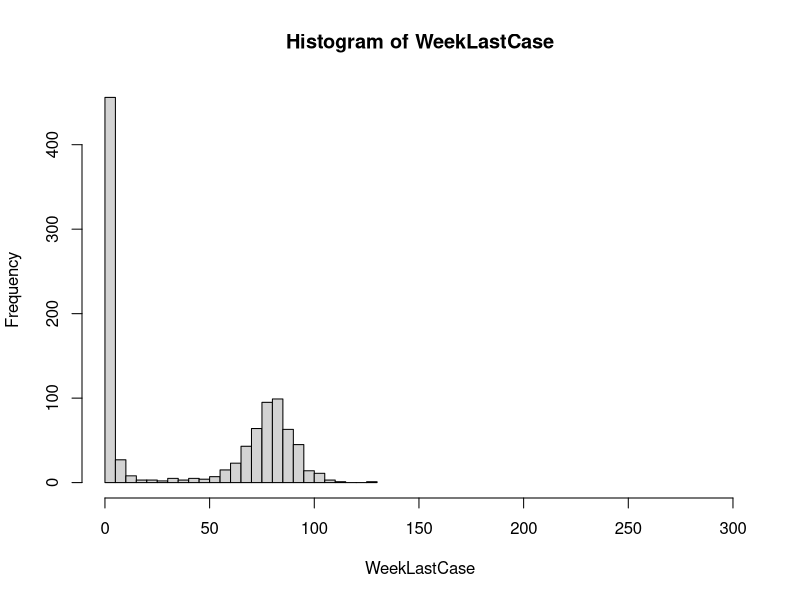
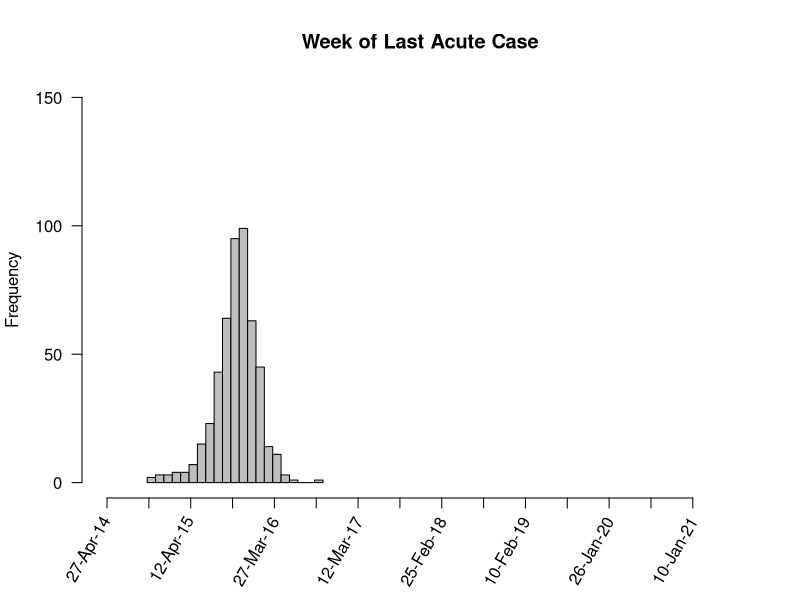
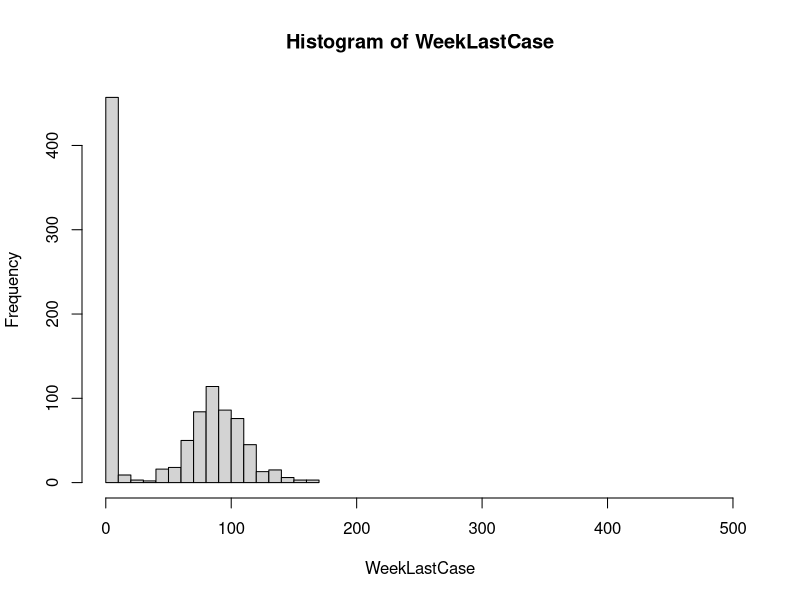
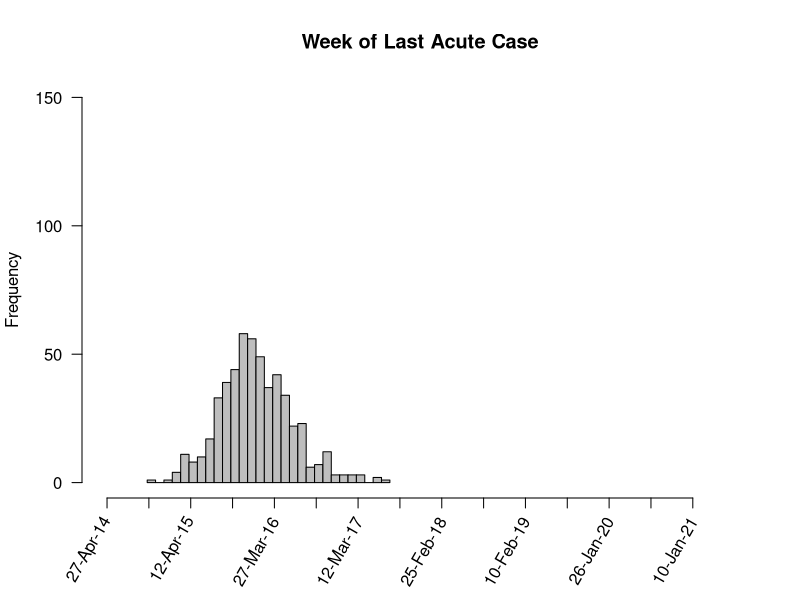
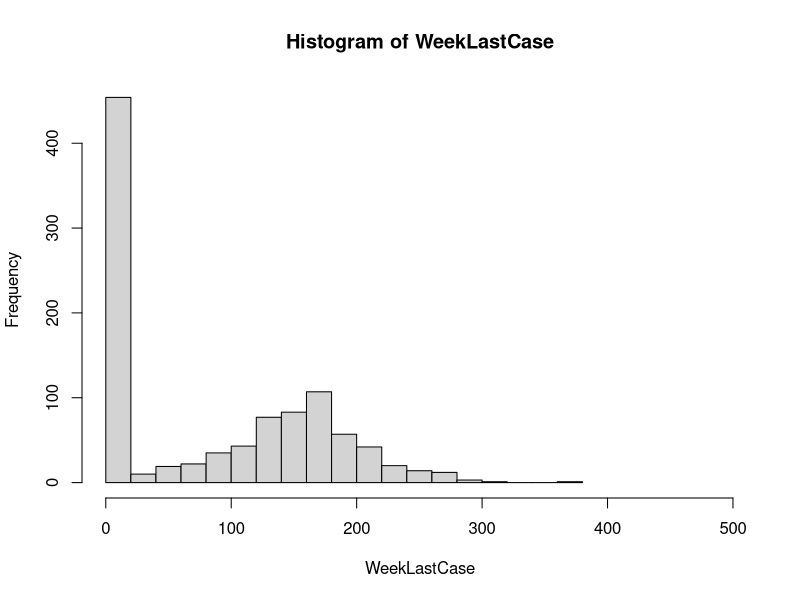
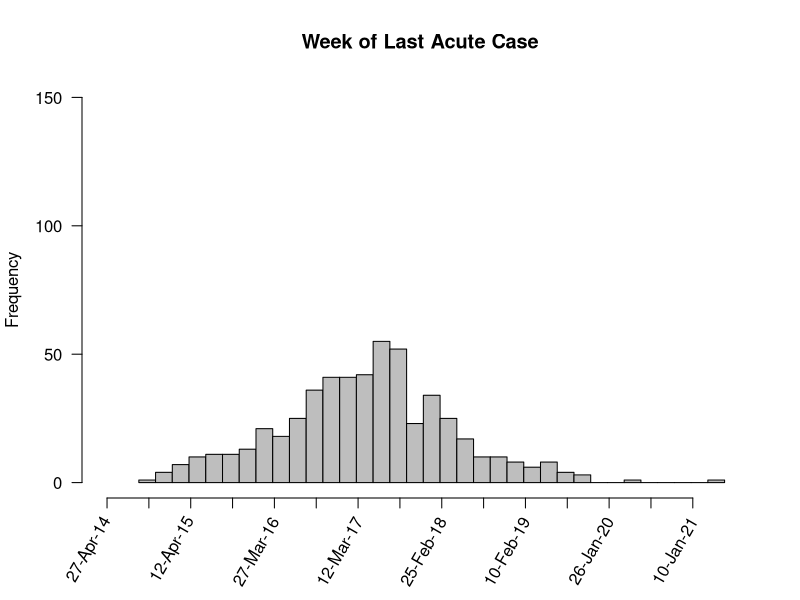
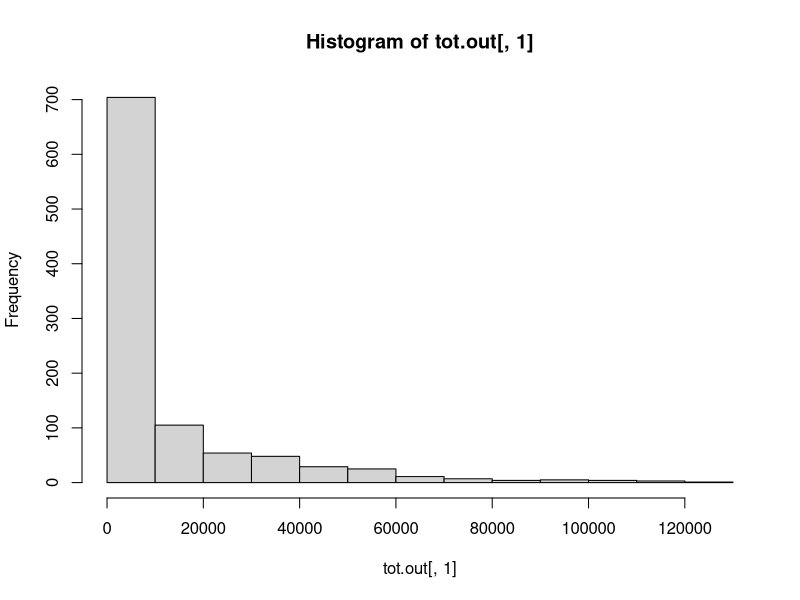
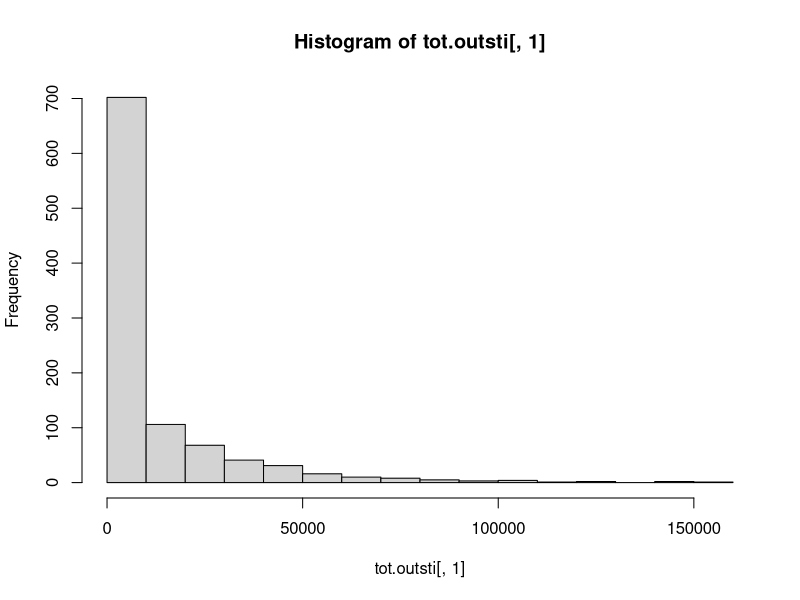

Here is the R script that generated these plots, in order:
###################################################################
#   Summary statistics for Monte Carlo simulations                #
#                                                                 #
#  Accompanying:                                                  #
#                                                                 #
#  Potential impact of sexual transmission of Ebola virus         #
#  on the epidemic in West Africa                                 #
#  JL Abbate, C-L Murall, H Richner, C Althaus                    #
#                                                                 #
#   December 11, 2015                                             #        
###################################################################

#required libraries
library(MASS)
library(plotrix)

#####################################################
#    without STI   
#####################################################

out    <- read.table(file="Stoch_noSTI_summaries_1000.csv",header=T)
colnames(out)


#####################################################
#    with STI   alpha = 3 months
#####################################################

outsti    <- read.table(file="Stoch_STI_3mo_summaries_1000.csv",header=T)
colnames(outsti)


#####################################################
#    with STI   alpha = 6 months
#####################################################

outsti6    <- read.table(file="Stoch_STI_6mo_summaries_1000.csv",header=T)
colnames(outsti6)

# summaries
#
# > colnames(out)
# [1] "test"               "R0"                 "TotalNumCases"     
# [4] "NoMoreEIs"        "DayLastCase"         "EpidemicPeakNew" 
# [7] "DayEpidemicPeakNew"
# 
# > colnames(outsti)
# [1] "test"               "R0"                 "eta"               
# [4] "p"                  "q"                  "alpha"                
# [7] "stiTotalNumCases"   "stiTotNumSTIcases"  "stiNoMoreEICs"
# [10]"stiDayLastCase"     "stiEpidemicPeakNew" "stiDayEpidemicPeakNew"

#####################################################
#                                                   #
#    Tail Histograms for Stochastic Runs            #
#                                                   #
#####################################################

# the data
thefile <- read.csv(file="data_WHO_SierraLeone_updated.csv",header=T)

weekIndexCase<-17  # April 23, 2014; week ends April 27, 2014

##################################
##  For No STI
##################################

#week of last case
WeekLastCase<-as.integer(as.character(out[,5]))/7
hist(WeekLastCase,breaks=20,xlim=c(1,300))

#pdf("weeklastcase_noSTI_hist.pdf", width = 4, height = 4)

lastweek<-375
xlabels <-thefile[weekIndexCase:(lastweek+weekIndexCase-1),11] #11= the date, 10 is the week number ; epiweek 17 is simulation week 1
xlength <- c(1:lastweek)
maxfreq <-c(0,150)
WeekLastCaseNoZero<-WeekLastCase
WeekLastCaseNoZero[which(out[,3]<50)]<-NA   # remove early die-outs
hist(WeekLastCaseNoZero,breaks=20,xlim=c(1,lastweek),ylim=maxfreq,xaxt="n",xlab=NULL,las=1,main="Week of Last Acute Case",col="grey") # xaxt = xaxis text
axis(1,at=seq(1,lastweek,by=25),labels=FALSE,par(tcl=-0.5))
axis(1,xlength,labels=FALSE,lty=0)
xl<-array(xlabels,lastweek)
xlabsby<-seq(1,lastweek,50)
text(x=xlabsby,par()$usr[3]-8,labels=xl[xlabsby],srt=60,adj=1,xpd=TRUE)

#dev.off()

##################################
##  For STI 3 months Conv. Period
##################################

#week of last case
WeekLastCase<-as.integer(as.character(outsti[,10]))/7
hist(WeekLastCase,breaks=20,xlim=c(1,500))

#pdf("weeklastcase_STI_3mo_hist.pdf", width = 4, height = 4)

lastweek<-375
xlabels <-thefile[weekIndexCase:(lastweek+weekIndexCase-1),11] #11= the date, 10 is the week number ; epiweek 17 is simulation week 1
xlength <- c(1:lastweek)
maxfreq <-c(0,150)
WeekLastCaseNoZero<-WeekLastCase
WeekLastCaseNoZero[which(outsti[,7]<50)]<-NA   # remove early die-outs
hist(WeekLastCaseNoZero,breaks=20,xlim=c(1,lastweek),ylim=maxfreq,xaxt="n",xlab=NULL,las=1,main="Week of Last Acute Case",col="grey") # xaxt = xaxis text
axis(1,at=seq(1,lastweek,by=25),labels=FALSE,par(tcl=-0.5))
axis(1,xlength,labels=FALSE,lty=0)
xl<-array(xlabels,lastweek)
xlabsby<-seq(1,lastweek,50)
text(x=xlabsby,par()$usr[3]-8,labels=xl[xlabsby],srt=60,adj=1,xpd=TRUE)

#dev.off()

##################################
##  For STI 6 months Conv. Period
##################################

#week of last case
WeekLastCase<-as.integer(as.character(outsti6[,10]))/7
hist(WeekLastCase,breaks=20,xlim=c(1,500))

#pdf("weeklastcase_STI_6mo_hist.pdf", width = 4, height = 4)

lastweek<-375
xlabels <-thefile[weekIndexCase:(lastweek+weekIndexCase-1),11] #11= the date, 10 is the week number ; epiweek 17 is simulation week 1
xlength <- c(1:lastweek)
maxfreq <-c(0,150)
WeekLastCaseNoZero<-WeekLastCase
WeekLastCaseNoZero[which(outsti6[,7]<50)]<-NA   # remove early die-outs
hist(WeekLastCaseNoZero,breaks=30,xlim=c(1,lastweek),ylim=maxfreq,xaxt="n",xlab=NULL,las=1,main="Week of Last Acute Case",col="grey") # xaxt = xaxis text
axis(1,at=seq(1,lastweek,by=25),labels=FALSE,par(tcl=-0.5))
axis(1,xlength,labels=FALSE,lty=0)
xl<-array(xlabels,lastweek)
xlabsby<-seq(1,lastweek,50)
text(x=xlabsby,par()$usr[3]-8,labels=xl[xlabsby],srt=60,adj=1,xpd=TRUE)

#dev.off()

#####################################################
#                                                   #
#    Summary Statistics for Stochastic Runs         #
#                                                   #
#####################################################

#####################################################
#    Cumulative (total) Number of Cases
#####################################################

tot.out<-out["TotalNumCases"]
hist(tot.out[,1])

tot.outsti<-outsti["stiTotalNumCases"]
hist(tot.outsti[,1])

tot.outsti6<-outsti6["stiTotalNumCases"]
hist(tot.outsti6[,1])

means_out<-colMeans(tot.out)
means_out
SEM.out<-apply(tot.out,2,std.error)
SEM.out

means.outsti<-colMeans(tot.outsti,na.rm=T)
means.outsti
SEM.outsti<-apply(tot.outsti,2,std.error)
SEM.outsti

means.outsti6<-colMeans(tot.outsti6,na.rm=T)
means.outsti6
SEM.outsti6<-apply(tot.outsti6,2,std.error)
SEM.outsti6

xx<-sapply(c(tot.out),as.numeric)
yy<-sapply(c(tot.outsti),as.numeric)
zz<-sapply(c(tot.outsti6),as.numeric)
wilcox.test(xx,yy,conf.int=TRUE)
wilcox.test(xx,zz,conf.int=TRUE)

#####################################################
#    Peak Size (Incidence) Number of New Cases per day
#####################################################

ps.out<-out["EpidemicPeakNew"]
hist(ps.out[,1])

ps.outsti<-outsti["stiEpidemicPeakNew"] 
hist(ps.outsti[,1])

ps.outsti6<-outsti6["stiEpidemicPeakNew"]
hist(ps.outsti6[,1])

means_out<-colMeans(ps.out)
means_out
SEM.out<-apply(ps.out,2,std.error)
SEM.out

means.outsti<-colMeans(ps.outsti,na.rm=T)
means.outsti
SEM.outsti<-apply(ps.outsti,2,std.error)
SEM.outsti

means.outsti6<-colMeans(ps.outsti6,na.rm=T)
means.outsti6
SEM.outsti6<-apply(ps.outsti6,2,std.error)
SEM.outsti6

xxx<-sapply(c(ps.out),as.numeric)
yyy<-sapply(c(ps.outsti),as.numeric)
zzz<-sapply(c(ps.outsti6),as.numeric)
wilcox.test(xxx,yyy,conf.int=TRUE)
wilcox.test(xxx,zzz,conf.int=TRUE)

#####################################################
#    Subset data to only those runs that reached 50 or more total cumulative cases
#####################################################

# subset data to exclude epidemics with under 100 cases
out<-subset(out,out["TotalNumCases"]>49)
nrow(out)

outsti<-subset(outsti,outsti["stiTotalNumCases"]>49)
nrow(outsti)

outsti6<-subset(outsti6,outsti6["stiTotalNumCases"]>49)
nrow(outsti6)

#####################################################
#    Date of last Case
#####################################################

lastcase.out<-out["DayLastCase"]
hist(lastcase.out[,1])

lastcase.outsti<-outsti["stiDayLastCase"] 
hist(lastcase.outsti[,1])

lastcase.outsti6<-outsti6["stiDayLastCase"] 
hist(lastcase.outsti6[,1])

means_out<-colMeans(lastcase.out,na.rm=T)
means_out
SEM.out<-apply(lastcase.out,2,std.error,na.rm=T)
SEM.out

means.outsti<-colMeans(lastcase.outsti,na.rm=T)
means.outsti
SEM.outsti<-apply(lastcase.outsti,2,std.error,na.rm=T)
SEM.outsti
sd.outsti<-apply(lastcase.outsti,2,sd,na.rm=T)
sd.outsti

means.outsti6<-colMeans(lastcase.outsti6,na.rm=T)
means.outsti6
SEM.outsti6<-apply(lastcase.outsti6,2,std.error,na.rm=T)
SEM.outsti6
sd.outsti6<-apply(lastcase.outsti6,2,sd,na.rm=T)
sd.outsti6

t.test(lastcase.out,lastcase.outsti)
t.test(lastcase.out,lastcase.outsti6)

xxxx<-sapply(c(lastcase.out),as.numeric)
yyyy<-sapply(c(lastcase.outsti),as.numeric)
zzzz<-sapply(c(lastcase.outsti6),as.numeric)
wilcox.test(xxxx,yyyy,conf.int=TRUE)
wilcox.test(xxxx,zzzz,conf.int=TRUE)

sum(lastcase.outsti>730,na.rm=T) # 2 years
sum(lastcase.outsti>0,na.rm=T)

sum(lastcase.outsti6>730,na.rm=T) # 2 years
sum(lastcase.outsti6>0,na.rm=T)


#####################################################
#    Date of Epidemic peak Incidence (max # new cases per day)
#####################################################

pt.out<-out["DayEpidemicPeakNew"]
hist(pt.out[,1])


pt.outsti<-outsti["stiDayEpidemicPeakNew"]
hist(pt.outsti[,1])

pt.outsti6<-outsti6["stiDayEpidemicPeakNew"]
hist(pt.outsti6[,1])

means_out<-colMeans(pt.out,na.rm=T)
means_out
SEM.out<-apply(pt.out,2,std.error,na.rm=T)
SEM.out

means.outsti<-colMeans(pt.outsti,na.rm=T)
means.outsti
SEM.outsti<-apply(pt.outsti,2,std.error,na.rm=T)
SEM.outsti
sd.outsti<-apply(pt.outsti,2,sd,na.rm=T)
sd.outsti

means.outsti6<-colMeans(pt.outsti6,na.rm=T)
means.outsti6
SEM.outsti6<-apply(pt.outsti6,2,std.error,na.rm=T)
SEM.outsti6
sd.outsti6<-apply(pt.outsti6,2,sd,na.rm=T)
sd.outsti6

t.test(pt.out,pt.outsti)

xxxxx<-sapply(c(pt.out),as.numeric)
yyyyy<-sapply(c(pt.outsti),as.numeric)
zzzzz<-sapply(c(pt.outsti6),as.numeric)
wilcox.test(xxxxx,yyyyy)
wilcox.test(xxxxx,zzzzz)


